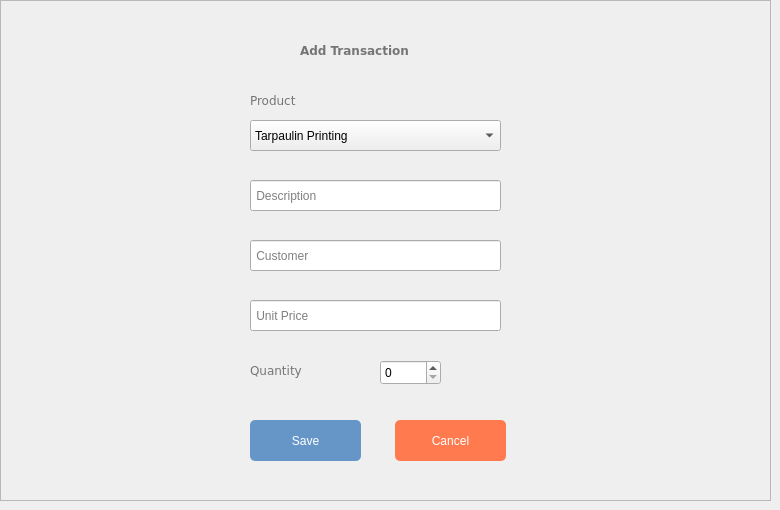
          <widget class="QWidget" name="addTransactionPage">
           <widget class="QFrame" name="addTransactionFrame">
            <property name="geometry">
             <rect>
              <x>0</x>
              <y>0</y>
              <width>771</width>
              <height>501</height>
             </rect>
            </property>
            <property name="frameShape">
             <enum>QFrame::StyledPanel</enum>
            </property>
            <property name="frameShadow">
             <enum>QFrame::Raised</enum>
            </property>
            <widget class="QLabel" name="addTransactionLabel">
             <property name="geometry">
              <rect>
               <x>300</x>
               <y>40</y>
               <width>151</width>
               <height>21</height>
              </rect>
             </property>
             <property name="font">
              <font>
               <family>Verdana</family>
               <weight>75</weight>
               <bold>true</bold>
              </font>
             </property>
             <property name="styleSheet">
              <string notr="true">color: rgb(117, 117, 117)</string>
             </property>
             <property name="text">
              <string>Add Transaction</string>
             </property>
            </widget>
            <widget class="QComboBox" name="addProductComboBox">
             <property name="geometry">
              <rect>
               <x>250</x>
               <y>120</y>
               <width>251</width>
               <height>31</height>
              </rect>
             </property>
             <property name="currentText">
              <string>Tarpaulin Printing</string>
             </property>
             <item>
              <property name="text">
               <string>Tarpaulin Printing</string>
              </property>
             </item>
             <item>
              <property name="text">
               <string>Sticker</string>
              </property>
             </item>
             <item>
              <property name="text">
               <string>Shirt Printing</string>
              </property>
             </item>
             <item>
              <property name="text">
               <string>Mug Printing</string>
              </property>
             </item>
             <item>
              <property name="text">
               <string>ID Printing</string>
              </property>
             </item>
            </widget>
            <widget class="QLabel" name="addTransactionProductLabel">
             <property name="geometry">
              <rect>
               <x>250</x>
               <y>90</y>
               <width>131</width>
               <height>21</height>
              </rect>
             </property>
             <property name="font">
              <font>
               <family>Verdana</family>
              </font>
             </property>
             <property name="styleSheet">
              <string notr="true">color: rgb(117, 117, 117)</string>
             </property>
             <property name="text">
              <string>Product</string>
             </property>
            </widget>
            <widget class="QLineEdit" name="addTransactionDescInput">
             <property name="geometry">
              <rect>
               <x>250</x>
               <y>180</y>
               <width>251</width>
               <height>31</height>
              </rect>
             </property>
             <property name="placeholderText">
              <string> Description</string>
             </property>
            </widget>
            <widget class="QLineEdit" name="addTransactionCustInput">
             <property name="geometry">
              <rect>
               <x>250</x>
               <y>240</y>
               <width>251</width>
               <height>31</height>
              </rect>
             </property>
             <property name="placeholderText">
              <string> Customer</string>
             </property>
            </widget>
            <widget class="QLineEdit" name="addTransactionPriceInput">
             <property name="geometry">
              <rect>
               <x>250</x>
               <y>300</y>
               <width>251</width>
               <height>31</height>
              </rect>
             </property>
             <property name="placeholderText">
              <string> Unit Price</string>
             </property>
            </widget>
            <widget class="QSpinBox" name="addTransactionQuantity">
             <property name="geometry">
              <rect>
               <x>380</x>
               <y>360</y>
               <width>61</width>
               <height>25</height>
              </rect>
             </property>
            </widget>
            <widget class="QLabel" name="addTransactionQuantityLabel">
             <property name="geometry">
              <rect>
               <x>250</x>
               <y>360</y>
               <width>131</width>
               <height>21</height>
              </rect>
             </property>
             <property name="font">
              <font>
               <family>Verdana</family>
              </font>
             </property>
             <property name="styleSheet">
              <string notr="true">color: rgb(117, 117, 117)</string>
             </property>
             <property name="text">
              <string>Quantity</string>
             </property>
            </widget>
            <widget class="QPushButton" name="addTransactionSaveButton">
             <property name="geometry">
              <rect>
               <x>250</x>
               <y>420</y>
               <width>111</width>
               <height>41</height>
              </rect>
             </property>
             <property name="styleSheet">
              <string notr="true">QPushButton#addTransactionSaveButton{
	color: rgb(255, 255, 255);
	background-color: rgb(102, 150, 200);
	border: 0px solid;
	border-radius: 5px;
}

QPushButton:hover#addTransactionSaveButton{
	background-color: rgb(113, 167, 221)
}</string>
             </property>
             <property name="text">
              <string>Save</string>
             </property>
            </widget>
            <widget class="QPushButton" name="addTransactionCancelButton">
             <property name="geometry">
              <rect>
               <x>395</x>
               <y>420</y>
               <width>111</width>
               <height>41</height>
              </rect>
             </property>
             <property name="styleSheet">
              <string notr="true">QPushButton#addTransactionCancelButton{
	color: rgb(255, 255, 255);
	background-color: rgb(255, 123, 79);
	border: 0px solid;
	border-radius: 5px;
}

QPushButton:hover#addTransactionCancelButton{
	background-color: rgb(255, 119, 65);
}</string>
             </property>
             <property name="text">
              <string>Cancel</string>
             </property>
            </widget>
           </widget>
          </widget>
